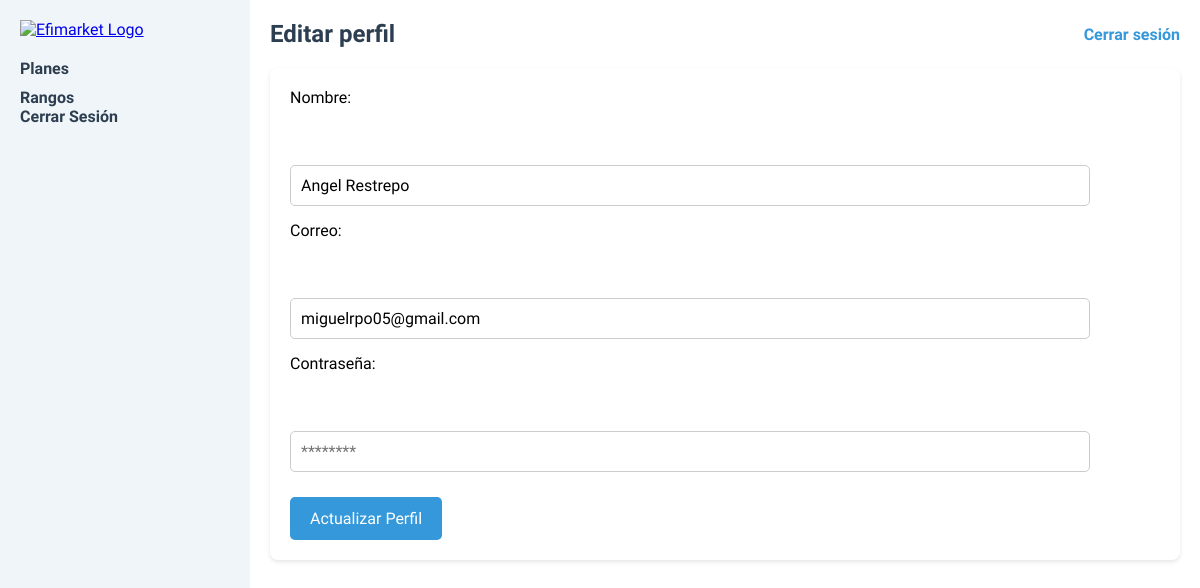
The app's page /Vista/usuarios/clientes/perfil.php (signed in), older data.
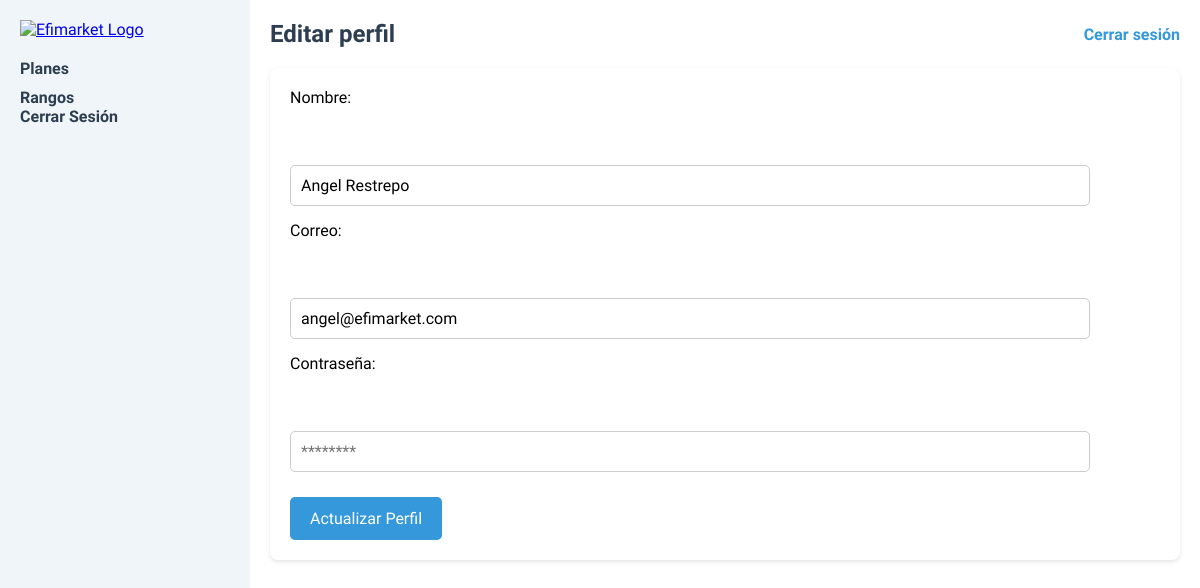
The same page, newer data.
### tables this page shows
CREATE TABLE `usuarios` (
  `id_usuario` int(11) NOT NULL,
  `nombre` varchar(50) DEFAULT NULL,
  `correo` varchar(50) DEFAULT NULL,
  `contrasena` varchar(25) NOT NULL,
  `rol` varchar(15) NOT NULL,
  `plan` int(11) DEFAULT 1,
  `xp` int(11) DEFAULT 0
);

### Vista/usuarios/clientes/perfil.php (the view, shortened to what this page needs)
<?php
$conexion = new mysqli("localhost", "root", "", "efimarket");
$id_usuario = $_SESSION['id_usuario'] ?? '';
$nombre = '';
$correo = '';
if (!empty($id_usuario)) {
  $sql = "SELECT nombre, correo FROM usuarios WHERE id_usuario = $id_usuario";
  $result = $conexion->query($sql);
  if ($result && $result->num_rows > 0) {
    $row = $result->fetch_assoc();
    $nombre = $row["nombre"];
    $correo = $row["correo"];
  } else {
    echo "No se encontraron resultados.";
  }
} else {
  echo "Usuario no autenticado.";
}
?>
<!DOCTYPE html>
<html lang="es">
<head>
  <link rel="stylesheet" href="estilosPerfil.css">
</head>
<body>
  <div class="sidebar">
    <a href="../../index.php" class="logo">
      <img src="../../images/letras.png" alt="Efimarket Logo">
    </a>
    <ul class="menu">
      <?php
      if (isset($_SESSION['rol'])) {
        if ($_SESSION['rol'] == 'admin') {
          echo '<a href=".../../../administracion/panel.php">Panel de Administrador</a>';
          echo '<a href="rangos.php">Rangos</a>';
          echo '<a href="../administracion/planes.php">Planes</a></a>';
        } else {
          echo '<li><a href="planesClientes.php">Planes</a></li>';
          echo '<a href="rangos.php">Rangos</a>';
        }
        echo '<a href="../../../Controlador/logout.php">Cerrar Sesión</a>';
      } else {
        echo '<a href="login.php">Iniciar Sesión</a>';
        echo '<a href="registro.php">Registrarse</a>';
      }
      ?>
    </ul>
  </div>
  <div class="main-content">
    <header>
      <h1>Editar perfil</h1>
      <a href="../../../Controlador/logout.php">Cerrar sesión</a>
    </header>
    <div class="content">
      <form method="POST" action="<?php echo htmlspecialchars($_SERVER["PHP_SELF"]); ?>">
        <div class="campo">
          <label for="nombre">Nombre:</label>
          <input type="text" id="nombre" name="nombre" value="<?php echo htmlspecialchars($nombre); ?>">
        </div>
        <div class="campo">
          <label for="correo">Correo:</label>
          <input type="email" id="correo" name="correo" value="<?php echo htmlspecialchars($correo); ?>">
        </div>
        <div class="campo">
          <label for="contrasena">Contraseña:</label>
          <input type="password" id="contrasena" name="contrasena" placeholder="********">
        </div>
        <button type="submit">Actualizar Perfil</button>
      </form>
    </div>
  </div>
</body>
</html>

Row changes from the older to the newer data that the page shows:
changed usuarios "Angel Restrepo": correo "miguelrpo05@gmail.com" → "angel@efimarket.com"
